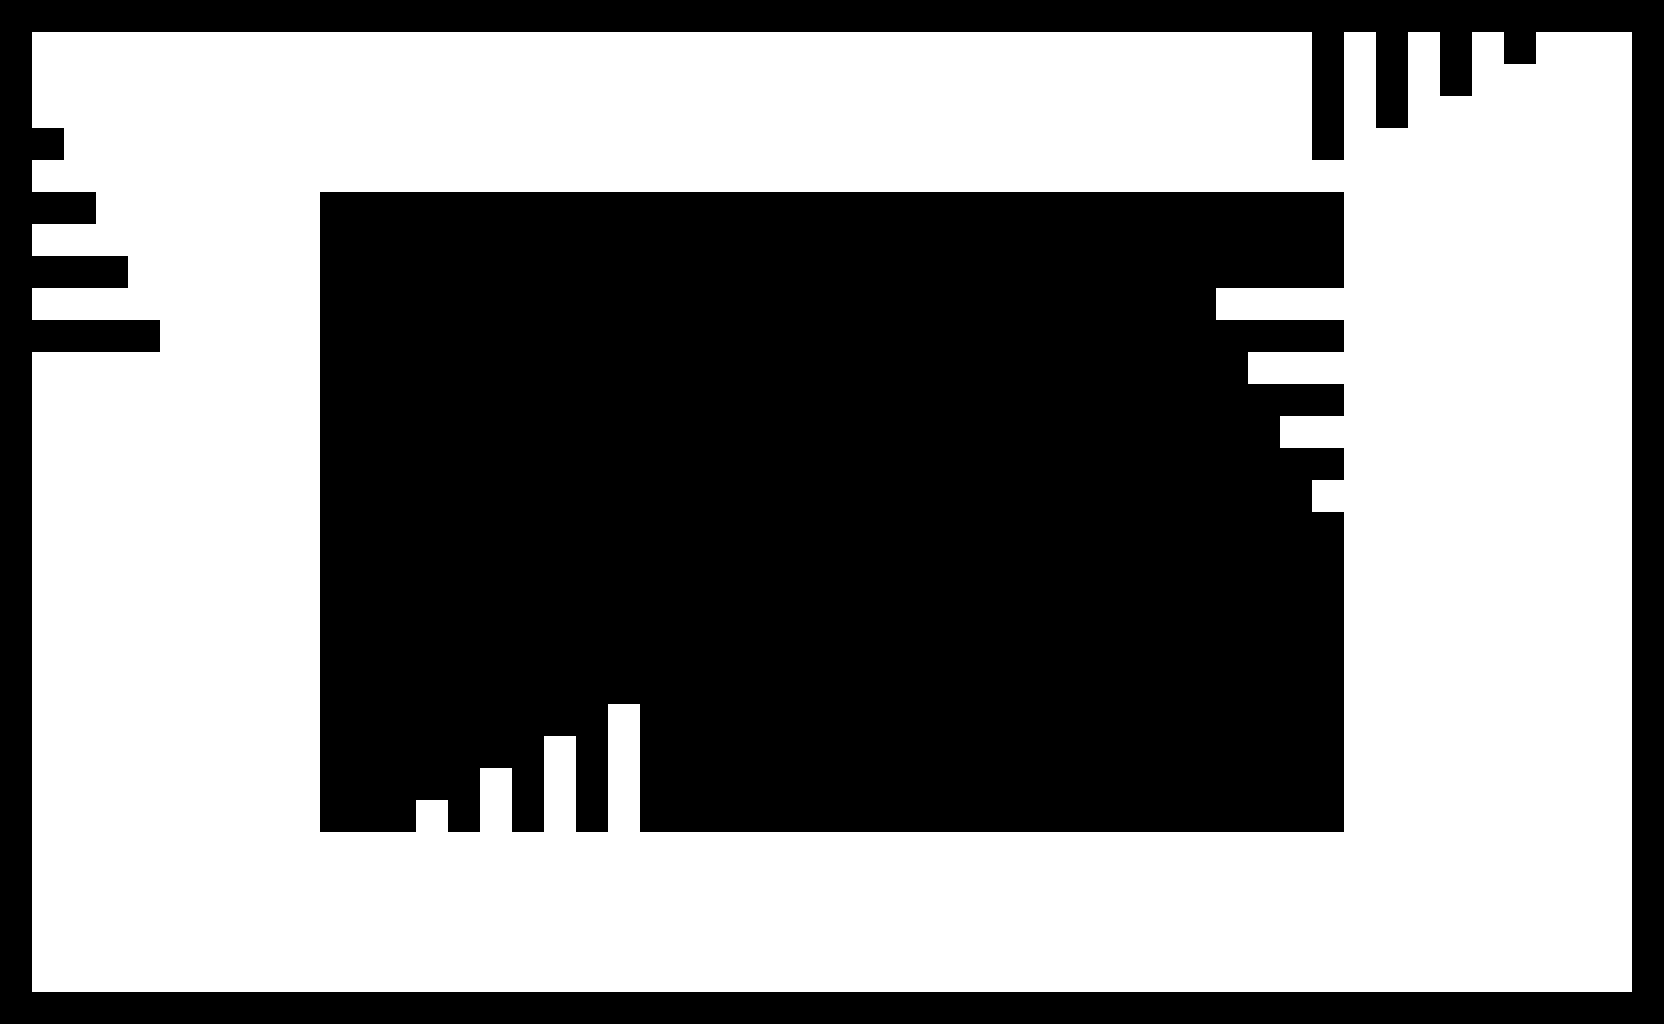

A level layout from a 2D game, rendered from its tile map. Below: a short description, then the map file with its tile-grid data intact:
An orthogonal 52x32 tile map with 32x32 px tiles, 1 tile layer (Solid) and 4 objects (2x text, hero, robot).

<map version="1.2" tiledversion="1.2.4" orientation="orthogonal" renderorder="right-down" width="52" height="32" tilewidth="32" tileheight="32" infinite="0" nextlayerid="4" nextobjectid="11">
 <tileset firstgid="1" source="tiles.tsx" />
 <layer id="1" name="Solid" width="52" height="32">
  <properties>
   <property name="collidable" type="bool" value="true" />
  </properties>
  <data encoding="csv">
0,0,0,0,0,0,0,0,0,0,0,0,0,0,0,0,0,0,0,0,0,0,0,0,0,0,0,0,0,0,0,0,0,0,0,0,0,0,0,0,0,0,0,0,0,0,0,0,0,0,0,0,
0,7,7,7,7,7,7,7,7,7,7,7,7,7,7,7,7,7,7,7,7,7,7,7,7,7,7,7,7,7,7,7,7,7,7,7,7,7,7,7,7,0,7,0,7,0,7,0,7,7,7,0,
0,7,7,7,7,7,7,7,7,7,7,7,7,7,7,7,7,7,7,7,7,7,7,7,7,7,7,7,7,7,7,7,7,7,7,7,7,7,7,7,7,0,7,0,7,0,7,7,7,7,7,0,
0,7,7,7,7,7,7,7,7,7,7,7,7,7,7,7,7,7,7,7,7,7,7,7,7,7,7,7,7,7,7,7,7,7,7,7,7,7,7,7,7,0,7,0,7,7,7,7,7,7,7,0,
0,0,7,7,7,7,7,7,7,7,7,7,7,7,7,7,7,7,7,7,7,7,7,7,7,7,7,7,7,7,7,7,7,7,7,7,7,7,7,7,7,0,7,7,7,7,7,7,7,7,7,0,
0,7,7,7,7,7,7,7,7,7,7,7,7,7,7,7,7,7,7,7,7,7,7,7,7,7,7,7,7,7,7,7,7,7,7,7,7,7,7,7,7,7,7,7,7,7,7,7,7,7,7,0,
0,0,0,7,7,7,7,7,7,7,0,0,0,0,0,0,0,0,0,0,0,0,0,0,0,0,0,0,0,0,0,0,0,0,0,0,0,0,0,0,0,0,7,7,7,7,7,7,7,7,7,0,
0,7,7,7,7,7,7,7,7,7,0,0,0,0,0,0,0,0,0,0,0,0,0,0,0,0,0,0,0,0,0,0,0,0,0,0,0,0,0,0,0,0,7,7,7,7,7,7,7,7,7,0,
0,0,0,0,7,7,7,7,7,7,0,0,0,0,0,0,0,0,0,0,0,0,0,0,0,0,0,0,0,0,0,0,0,0,0,0,0,0,0,0,0,0,7,7,7,7,7,7,7,7,7,0,
0,7,7,7,7,7,7,7,7,7,0,0,0,0,0,0,0,0,0,0,0,0,0,0,0,0,0,0,0,0,0,0,0,0,0,0,0,0,7,7,7,7,7,7,7,7,7,7,7,7,7,0,
0,0,0,0,0,7,7,7,7,7,0,0,0,0,0,0,0,0,0,0,0,0,0,0,0,0,0,0,0,0,0,0,0,0,0,0,0,0,0,0,0,0,7,7,7,7,7,7,7,7,7,0,
0,7,7,7,7,7,7,7,7,7,0,0,0,0,0,0,0,0,0,0,0,0,0,0,0,0,0,0,0,0,0,0,0,0,0,0,0,0,0,7,7,7,7,7,7,7,7,7,7,7,7,0,
0,7,7,7,7,7,7,7,7,7,0,0,0,0,0,0,0,0,0,0,0,0,0,0,0,0,0,0,0,0,0,0,0,0,0,0,0,0,0,0,0,0,7,7,7,7,7,7,7,7,7,0,
0,7,7,7,7,7,7,7,7,7,0,0,0,0,0,0,0,0,0,0,0,0,0,0,0,0,0,0,0,0,0,0,0,0,0,0,0,0,0,0,7,7,7,7,7,7,7,7,7,7,7,0,
0,7,7,7,7,7,7,7,7,7,0,0,0,0,0,0,0,0,0,0,0,0,0,0,0,0,0,0,0,0,0,0,0,0,0,0,0,0,0,0,0,0,7,7,7,7,7,7,7,7,7,0,
0,7,7,7,7,7,7,7,7,7,0,0,0,0,0,0,0,0,0,0,0,0,0,0,0,0,0,0,0,0,0,0,0,0,0,0,0,0,0,0,0,7,7,7,7,7,7,7,7,7,7,0,
0,7,7,7,7,7,7,7,7,7,0,0,0,0,0,0,0,0,0,0,0,0,0,0,0,0,0,0,0,0,0,0,0,0,0,0,0,0,0,0,0,0,7,7,7,7,7,7,7,7,7,0,
0,7,7,7,7,7,7,7,7,7,0,0,0,0,0,0,0,0,0,0,0,0,0,0,0,0,0,0,0,0,0,0,0,0,0,0,0,0,0,0,0,0,7,7,7,7,7,7,7,7,7,0,
0,7,7,7,7,7,7,7,7,7,0,0,0,0,0,0,0,0,0,0,0,0,0,0,0,0,0,0,0,0,0,0,0,0,0,0,0,0,0,0,0,0,7,7,7,7,7,7,7,7,7,0,
0,7,7,7,7,7,7,7,7,7,0,0,0,0,0,0,0,0,0,0,0,0,0,0,0,0,0,0,0,0,0,0,0,0,0,0,0,0,0,0,0,0,7,7,7,7,7,7,7,7,7,0,
0,7,7,7,7,7,7,7,7,7,0,0,0,0,0,0,0,0,0,0,0,0,0,0,0,0,0,0,0,0,0,0,0,0,0,0,0,0,0,0,0,0,7,7,7,7,7,7,7,7,7,0,
0,7,7,7,7,7,7,7,7,7,0,0,0,0,0,0,0,0,0,0,0,0,0,0,0,0,0,0,0,0,0,0,0,0,0,0,0,0,0,0,0,0,7,7,7,7,7,7,7,7,7,0,
0,7,7,7,7,7,7,7,7,7,0,0,0,0,0,0,0,0,0,7,0,0,0,0,0,0,0,0,0,0,0,0,0,0,0,0,0,0,0,0,0,0,7,7,7,7,7,7,7,7,7,0,
0,7,7,7,7,7,7,7,7,7,0,0,0,0,0,0,0,7,0,7,0,0,0,0,0,0,0,0,0,0,0,0,0,0,0,0,0,0,0,0,0,0,7,7,7,7,7,7,7,7,7,0,
0,7,7,7,7,7,7,7,7,7,0,0,0,0,0,7,0,7,0,7,0,0,0,0,0,0,0,0,0,0,0,0,0,0,0,0,0,0,0,0,0,0,7,7,7,7,7,7,7,7,7,0,
0,7,7,7,7,7,7,7,7,7,0,0,0,7,0,7,0,7,0,7,0,0,0,0,0,0,0,0,0,0,0,0,0,0,0,0,0,0,0,0,0,0,7,7,7,7,7,7,7,7,7,0,
0,7,7,7,7,7,7,7,7,7,7,7,7,7,7,7,7,7,7,7,7,7,7,7,7,7,7,7,7,7,7,7,7,7,7,7,7,7,7,7,7,7,7,7,7,7,7,7,7,7,7,0,
0,7,7,7,7,7,7,7,7,7,7,7,7,7,7,7,7,7,7,7,7,7,7,7,7,7,7,7,7,7,7,7,7,7,7,7,7,7,7,7,7,7,7,7,7,7,7,7,7,7,7,0,
0,7,7,7,7,7,7,7,7,7,7,7,7,7,7,7,7,7,7,7,7,7,7,7,7,7,7,7,7,7,7,7,7,7,7,7,7,7,7,7,7,7,7,7,7,7,7,7,7,7,7,0,
0,7,7,7,7,7,7,7,7,7,7,7,7,7,7,7,7,7,7,7,7,7,7,7,7,7,7,7,7,7,7,7,7,7,7,7,7,7,7,7,7,7,7,7,7,7,7,7,7,7,7,0,
0,7,7,7,7,7,7,7,7,7,7,7,7,7,7,7,7,7,7,7,7,7,7,7,7,7,7,7,7,7,7,7,7,7,7,7,7,7,7,7,7,7,7,7,7,7,7,7,7,7,7,0,
0,0,0,0,0,0,0,0,0,0,0,0,0,0,0,0,0,0,0,0,0,0,0,0,0,0,0,0,0,0,0,0,0,0,0,0,0,0,0,0,0,0,0,0,0,0,0,0,0,0,0,0
</data>
 </layer>
 <objectgroup id="2" name="Texts">
  <object id="4" name="activate all robots" type="text" x="0" y="320" width="32" height="32">
   <properties>
    <property name="align" value="center" />
    <property name="font" value="ormont" />
   </properties>
  </object>
  <object id="7" name="One Point Left" type="text" x="0" y="256" width="32" height="32">
   <properties>
    <property name="align" value="center" />
    <property name="font" value="orial" />
   </properties>
  </object>
 </objectgroup>
 <objectgroup id="3" name="Objects">
  <object id="1" name="Mini" type="hero" x="608" y="672" width="32" height="32">
   <properties>
    <property name="collidable" type="bool" value="true" />
    <property name="falling" type="bool" value="true" />
   </properties>
  </object>
  <object id="2" name="Start" type="robot" x="816" y="704" width="32" height="32">
   <properties>
    <property name="active" type="bool" value="false" />
    <property name="collidable" type="bool" value="true" />
    <property name="falling" type="bool" value="false" />
   </properties>
  </object>
 </objectgroup>
</map>
